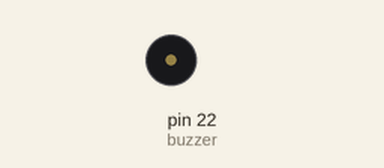
This sketch was run on a simulated Arduino Mega 2560, built with avr-gcc and run on an emulated ATmega2560. On the bench: buzzer (waves = sounding).

Above: at 0.1 s.
Timing chart, 0 to 1.6 s (numbered marks = the images above):
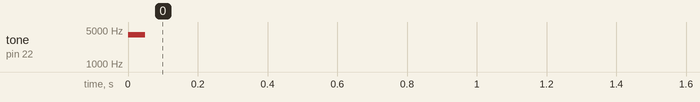

Measured:
- by itself, tone on pin 22 (buzzer): silent → 4000 Hz at 0.00 s, → silent 0.05 s later

The sketch:

buzzer.ino
```cpp
int buzzer = 22;
void setup(){
  tone(buzzer, 4000, 50);
}


void loop() {
  // no need to repeat the melody.
}
```
